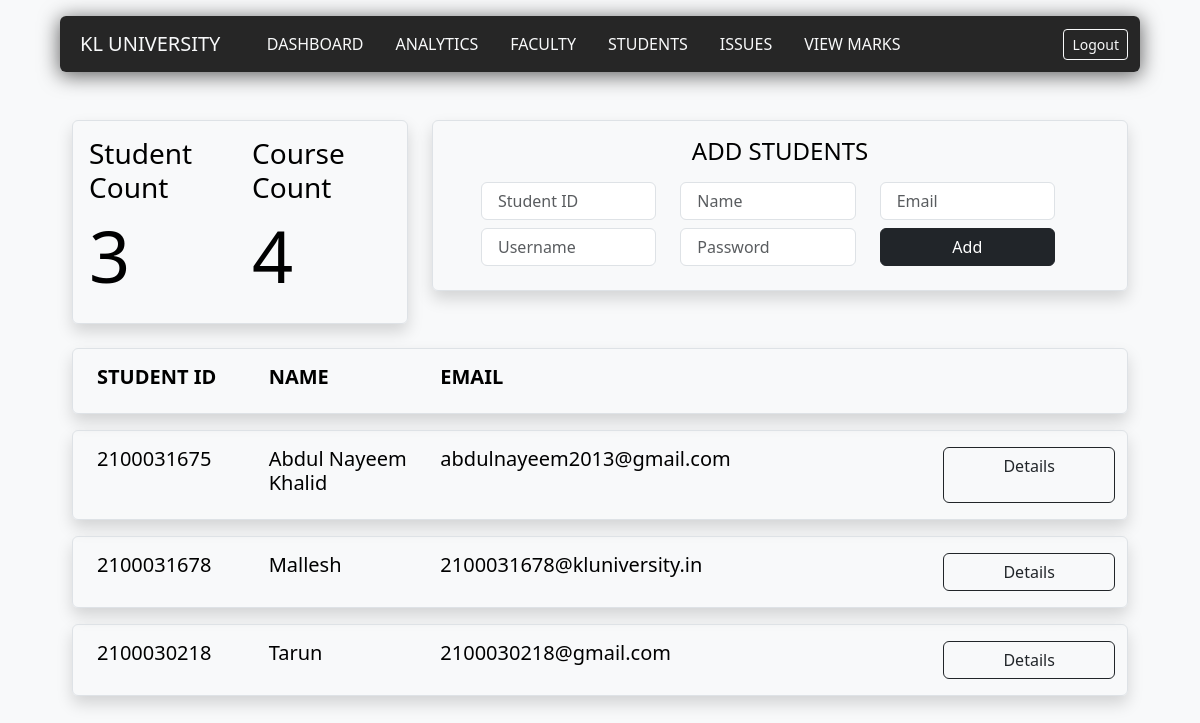
The app's page /students (signed in) with its own data.
### dashboard/models.py (models this page shows)
class Student(models.Model):
    admin_username = models.fields.CharField(max_length=50)
    student_id = models.fields.CharField(max_length=50)
    name = models.fields.CharField(max_length=100)
    email = models.fields.EmailField(max_length=100,unique = True)
    username = models.fields.CharField(max_length=50,unique = True)
    password = models.fields.CharField(max_length=30)

### dashboard/views.py (the view)
# urls.py: path('students',dashboardviews.admin_students,name="students"),
def admin_students(request):
    if request.method == "POST":
        data = request.POST
        courseCount = Section.objects.filter(Q(admin_username=request.session['username'])).values('course_id').distinct().count()
        newStudent = Student()
        newStudent.admin_username = request.session['username']
        newStudent.student_id = data.get('student_id').replace(" ", "")
        newStudent.name = data.get('name')
        newStudent.email = data.get('email')
        newStudent.username = data.get('student_username')
        newStudent.password = data.get('password')
        try:
            newStudent.save()
            send_mail(
                'NOVA Invitation',
                'You Have Been Invited To Join NOVA You Can Login Using the Following Credentials :\n '+'Username : '+newStudent.username+'\n'+'Password : '+newStudent.password,
                'novamarks123@gmail.com',
                [newStudent.email],
                 fail_silently=False,
            )
            studentList = Student.objects.filter(Q(admin_username=request.session['username']))
            return render(request,'dashboard/admin_students.html',{"uni_name" : request.session['uni_name'] , "success" : "Student Added Successfully","studentList" : studentList,"studentListLength" : len(studentList),"courseCount" : courseCount})
        except Exception as e:
            e = str(e)
            if "email" in e:
                studentList = Student.objects.filter(Q(admin_username=request.session['username']))
                return render(request,'dashboard/admin_students.html',{"uni_name" : request.session['uni_name'] , "error" : "Email Must Be Unique" ,"studentList" : studentList,"studentListLength" : len(studentList),"courseCount" : courseCount})
            elif "username" in e:
                studentList = Student.objects.filter(Q(admin_username=request.session['username']))
                return render(request,'dashboard/admin_students.html',{"uni_name" : request.session['uni_name'] , "error" : "Username Must Be Unique" ,"studentList" : studentList,"studentListLength" : len(studentList),"courseCount" : courseCount})
            else:
                studentList = Student.objects.filter(Q(admin_username=request.session['username']))
                return render(request,'dashboard/admin_students.html',{"uni_name" : request.session['uni_name'] , "error" : "Something Went Wrong" ,"studentList" : studentList,"studentListLength" : len(studentList),"courseCount" : courseCount})
    elif request.session.has_key('user') and request.session['user'] == 'admin':
        courseCount = Section.objects.filter(Q(admin_username=request.session['username'])).values('course_id').distinct().count()
        studentList = Student.objects.filter(Q(admin_username=request.session['username']))
        return render(request,'dashboard/admin_students.html',{"uni_name" : request.session['uni_name'] ,"studentList" : studentList,"studentListLength" : len(studentList),"courseCount" : courseCount})
    else:
        return redirect('/login')

### dashboard/templates/dashboard/admin_students.html (shortened to what this page needs)
{%extends "dash_base.html"%}
{%block content%}
<div class=" navbox container rounded mt-3">
    <nav class="navbar navbar-expand-lg row">
      <div class="container-fluid">
        <a class="navbar-brand text-light col text-uppercase display-5 p-2" href="">{{uni_name}}</a>
        <div class="collapse navbar-collapse" id="navbarNavDropdown">
          <ul class="navbar-nav col">
            <li class="nav-item px-2">
              <a class="nav-link text-light text-uppercase"  href="/dashboard">Dashboard</a>
            </li>
            <li class="nav-item px-2">
              <a class="nav-link text-light text-uppercase" href="">Analytics</a>
            </li>
            <li class="nav-item px-2">
              <a class="nav-link text-light text-uppercase" href="{% url 'faculty' %}">Faculty</a>
            </li>
            <li class="nav-item px-2">
              <a class="nav-link text-light text-uppercase" href="{% url 'students' %}">Students</a>
            </li>
            <li class="nav-item px-2">
              <a class="nav-link text-light text-uppercase" href="">Issues</a>
            </li>
            <li class="nav-item px-2">
              <a class="nav-link text-light text-uppercase" href="">View Marks</a>
            </li>
          </ul>
          <a class="btn btn-outline-light btn-sm " href="{%url 'logout'%}">
            Logout
          </a>
        </div>
      </div>
    </nav>
    </div>
<form action = "" method = "POST">
<div class="container mt-5">
    <div class="row ">
      <div class="col-4">
       <div class="p-3 border rounded shadow">
        <div class=" row ">
          <h3 class="col fw-light">Student Count</h3>
          <h3 class="col fw-light">Course Count</h3>
        </div>
        <div class="row">
          <h1 class=" col display-2">{{studentListLength}}</h1>
          <h1 class=" col display-2">{{courseCount}}</h1>
        </div>
       </div>
      </div>
      <div class="col">
        <div class="px-5 border rounded shadow  ">
          <div class="row my-3 ">
            <h4 class="fw-light text-center text-uppercase">Add Students</h4>
            <div class="row auto">
           <div class="col-4 mt-2 mb-2">
            <input class="form-control px-3 mb-2" type="text" placeholder="Student ID" name = "student_id"></input>
            <input class="form-control px-3" type="text" placeholder="Username" name = "student_username"></input>
           </div>
           <div class="col-4 mt-2">
            <input class="form-control px-3 mb-2" type="text" placeholder="Name" name = "name"></input>
            <input class="form-control   px-3" type="text" placeholder="Password" name = "password"></input>
           </div>
           <div class="col-4 mt-2">
            <input class="form-control px-3 mb-2" type="email" placeholder="Email" name = "email"></input>
            <button class="col-12 btn btn-dark " type="submit"> Add </button>
           </div>
        </div>
          </div>
        </div>
      </div>
    </div>
  </div>
  </form>
  <div class="container mt-4 mb-1">
    <div class="border rounded shadow px-4 py-3">
      <div class="row">
          <h5 class="col-2 fw-bold text-uppercase"> Student ID</h5>
          <h5 class="col-2 fw-bold text-uppercase"> Name</h5>
          <h5 class="col-2 fw-bold text-uppercase"> Email</h5>
      </div>
    </div>
  </div>
{%for student in studentList%}
<div class="container mt-3 mb-3">
  <div class="border rounded shadow px-4 py-3">
    <div class="row">
        <h5 class="col-2 fw-light"> {{student.student_id}}</h5>
        <h5 class="col-2 fw-light"> {{student.name}}</h5>
        <h5 class="col-2 fw-light"> {{student.email}}</h5>
        <a class="col-2 offset-4 btn  btn-outline-dark" href="students/{{student.student_id}}">Details</a>
    </div>
  </div>
</div>
{%endfor%}
{%endblock%}

### static/css/dashboard.css (style rules this page uses)
.container { width: 90%; }
.navbox { background-color: #000000d8; box-shadow: 0px 3px 20px 1px rgba(0, 0, 0, 0.604); }

### records on screen
Student: student_id "2100031675", name "Abdul Nayeem Khalid", email "abdulnayeem2013@gmail.com"
Student: student_id "2100031678", name "Mallesh", email "2100031678@kluniversity.in"
Student: student_id "2100030218", name "Tarun", email "2100030218@gmail.com"

### other values on screen
{{ uni_name }} "KL UNIVERSITY"
{{ studentListLength }} "3"
{{ courseCount }} "4"
